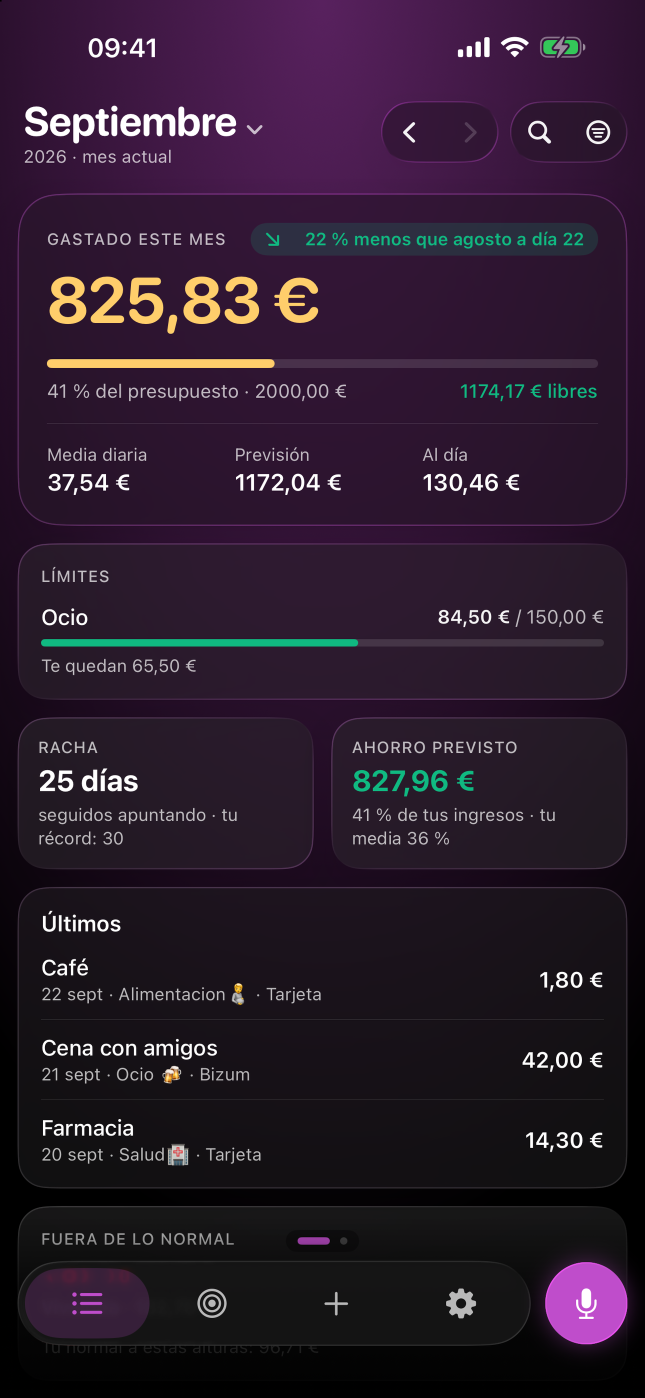
#> input picture marketing/screenshots/input/1_home.png, 1290 x 2796 px (shown at 1/2 size)
$ python componer_captura_voz.py
#> lines starting #> are read from the running program, lines starting #| are printed output that depends on the picture
### scripts/generate_mockups.py
#!/usr/bin/env python3
"""
generate_mockups.py — App Store screenshot mockup generator for Clarity.

Premium 6.7" (1290x2796) mockups in the style of top App Store apps
(Things, Linear, Notion, Duolingo): mesh-gradient background, accent-color
word in the headline, tinted bloom shadow under the device, optional
floating feature callout chip.

Usage:
    python3 scripts/generate_mockups.py
"""

from PIL import Image, ImageDraw, ImageFont, ImageFilter
from pathlib import Path
import math
import random
import sys

# ─── Canvas ───────────────────────────────────────────────────────────
W, H = 1290, 2796

# ─── Device geometry (iPhone 15/16 Pro proportions) ──────────────────
# Real iPhone 15 Pro: 2796x1290 screen, ~10-12px uniform bezel, 55px corner radius
DEVICE_SCREEN_W = 820
DEVICE_SCREEN_H = int(DEVICE_SCREEN_W * (2796 / 1290))
BEZEL = 11
CORNER_OUTER = 68
CORNER_INNER = 58
DEVICE_W = DEVICE_SCREEN_W + BEZEL * 2
DEVICE_H = DEVICE_SCREEN_H + BEZEL * 2

# Dynamic Island — real proportions (~126x37 on 1290-wide screen → scale to our width)
DI_SCALE = DEVICE_SCREEN_W / 1290
DI_W = int(126 * DI_SCALE * 1.55)
DI_H = int(37 * DI_SCALE * 1.55)
DI_RADIUS = DI_H // 2
DI_TOP_OFFSET = int(11 * DI_SCALE * 1.8)

# Buttons
SIDE_BTN_W = 5

# Anchor: leave more room below text, device higher up
DEVICE_X = (W - DEVICE_W) // 2
DEVICE_Y = H - DEVICE_H - 200

SCREEN_X = DEVICE_X + BEZEL
SCREEN_Y = DEVICE_Y + BEZEL

STATUS_BAR_CROP = 130

FONT_PATH = "/System/Library/Fonts/SFNS.ttf"
FONT_ROUNDED_PATH = "/System/Library/Fonts/SFNSRounded.ttf"
EMOJI_FONT_PATH = "/System/Library/Fonts/Apple Color Emoji.ttc"
EMOJI_NATIVE_SIZES = [160, 137, 109, 96, 80, 72, 64, 48, 40, 32]


def render_emoji(emoji: str, target_size: int) -> Image.Image:
    """Render an Apple color emoji at a supported strike size, then scale."""
    font = None
    for size in EMOJI_NATIVE_SIZES:
        try:
            font = ImageFont.truetype(EMOJI_FONT_PATH, size)
            break
        except OSError:
            continue
    if font is None:
        return Image.new("RGBA", (target_size, target_size), (0, 0, 0, 0))
    bb = font.getbbox(emoji)
    w = bb[2] - bb[0] + 20
    h = bb[3] - bb[1] + 20
    layer = Image.new("RGBA", (w, h), (0, 0, 0, 0))
    d = ImageDraw.Draw(layer)
    d.text((-bb[0] + 10, -bb[1] + 10), emoji, font=font, embedded_color=True)
    # Scale keeping aspect
    scale = target_size / max(w, h)
    new_size = (max(int(w * scale), 1), max(int(h * scale), 1))
    return layer.resize(new_size, Image.LANCZOS)


def load_font(size: int, weight: str = "Bold", rounded: bool = False) -> ImageFont.FreeTypeFont:
    path = FONT_ROUNDED_PATH if rounded else FONT_PATH
    font = ImageFont.truetype(path, size)
    try:
        font.set_variation_by_name(weight.encode())
    except Exception:
        pass
    return font


# ─── Paleta Deep Berry (Clarity/UI/Theme/Colors.swift, desde la 2.3.1) ─
# Fondo y brillos en la familia berry; la palabra destacada del titular en
# clarityMango, el único acento cálido de la app (el de la cifra del héroe y
# el botón principal).
PRIMARY = (191, 77, 203)     # clarityPrimary   #BF4DCB (orquídea)
SECONDARY = (218, 141, 226)  # claritySecondary #DA8DE2
ACCENT = (141, 59, 150)      # clarityAccent    #8D3B96
BERRY = (88, 33, 94)         # clarityBerry     #58215E
MANGO = (255, 206, 107)      # clarityMango     #FFCE6B

# ─── Mockup configurations ────────────────────────────────────────────
# `accent`: word(s) inside `headline` that get colored (case-insensitive match)
# `blobs`: list of (x_frac, y_frac, radius, rgb, alpha) for mesh gradient
# `chip`: optional floating feature pill (text, emoji, position anchor)
MOCKUPS = [
    {
        # Compuesta por componer_captura_voz.py: la Home desenfocada con el
        # panel de escucha. Con 1_home.png salía igual que la 04 (#71).
        "input": "4_voice.png",
        "output": "mockup_01_voice.png",
        # La prueba visual del diferenciador: la app escuchando y parseando.
        "headline": "\"20 euros\nen gasolina\"",
        "accent": "gasolina",
        "subtitle": "Por voz o con Siri, sin escribir nada",
        "bg_base": (30, 9, 34),
        "blobs": [
            (0.20, 0.18, 900, PRIMARY, 150),
            (0.85, 0.35, 780, ACCENT, 140),
            (0.50, 0.78, 1100, BERRY, 120),
        ],
        "accent_color": MANGO,
        "shadow_tint": PRIMARY,
    },
    {
        "input": "1_home.png",
        "output": "mockup_04_home.png",
        # Primera captura = el diferenciador (voz + Siri). Ninguna de las apps
        # grandes de gastos lo ofrece y es el motivo nº1 de abandono (#39).
        "headline": "Controla tus gastos\nal instante",
        "accent": "gastos",
        "subtitle": "Una Home que sabe lo que te importa",
        "bg_base": (28, 8, 32),
        "blobs": [
            (0.18, 0.18, 900, PRIMARY, 150),
            (0.85, 0.35, 750, SECONDARY, 90),
            (0.50, 0.75, 1100, BERRY, 120),
        ],
        "accent_color": MANGO,
        "shadow_tint": PRIMARY,
        "chip": {"emoji": "🎙️", "text": "\"20 € en gasolina\"", "side": "left"},
    },
    {
        "input": "2_chart.png",
        "output": "mockup_02_chart.png",
        "headline": "Mira en qué\nse te va el mes",
        "accent": "mes",
        "subtitle": "Toca una barra y ve el dato exacto",
        "bg_base": (24, 8, 32),
        "blobs": [
            (0.22, 0.20, 900, ACCENT, 160),
            (0.82, 0.30, 780, PRIMARY, 120),
            (0.50, 0.78, 1100, BERRY, 120),
        ],
        "accent_color": MANGO,
        "shadow_tint": ACCENT,
        "chip": {"emoji": "📊", "text": "Categorías", "side": "right"},
    },
    {
        "input": "3_goals.png",
        "output": "mockup_03_goals.png",
        "headline": "Ahorra con\nobjetivos claros",
        "accent": "objetivos",
        "subtitle": "Metas, huchas y límites por categoría",
        "bg_base": (30, 9, 30),
        "blobs": [
            (0.20, 0.20, 900, SECONDARY, 110),
            (0.82, 0.32, 780, PRIMARY, 140),
            (0.50, 0.78, 1100, BERRY, 120),
        ],
        "accent_color": MANGO,
        "shadow_tint": PRIMARY,
        "chip": {"emoji": "🐖", "text": "+200 €", "side": "right"},
    },
    {
        "input": "5_siri.png",
        "output": "mockup_05_siri.png",
        "headline": "Sin abrir\nla app",
        "accent": "Sin abrir",
        "subtitle": "Díselo a Siri y listo",
        "bg_base": (24, 8, 32),
        "blobs": [
            (0.22, 0.20, 900, ACCENT, 160),
            (0.82, 0.30, 780, PRIMARY, 120),
            (0.50, 0.78, 1100, BERRY, 120),
        ],
        "accent_color": MANGO,
        "shadow_tint": ACCENT,
        "chip": {"emoji": "✨", "text": "Oye Siri…", "side": "right"},
    },
]


# ─── Background: mesh gradient ────────────────────────────────────────

# [498 lines left out: functions create_mesh_gradient, add_grain, rounded_rect_mask, draw_tinted_shadow, draw_device, draw_headline_with_accent and 3 more, not called in this run]


# Traducciones de los textos de cada mockup. La ficha está en ES e EN, así que
# las capturas también: subir las españolas a la ficha inglesa deja el gancho
# ilegible justo donde más cuenta (#39).
TRANSLATIONS = {
    "en-US": {
        "mockup_04_home.png": {
            "headline": "Your money,\nunder control",
            "accent": "control",
            "subtitle": "A home that knows what matters to you",
            "chip_text": '"20 on petrol"',
        },
        "mockup_02_chart.png": {
            "headline": "See where\nyour month goes",
            "accent": "month",
            "subtitle": "Tap a bar for the exact figure",
            "chip_text": "Categories",
        },
        "mockup_03_goals.png": {
            "headline": "Save with\nclear goals",
            "accent": "goals",
            "subtitle": "Goals, pots and limits per category",
            "chip_text": "+200 €",
        },
        "mockup_01_voice.png": {
            # La compuesta en inglés (componer_captura_voz.py).
            "input": "4_voice_en.png",
            "headline": '"20 euros\non gas"',
            "accent": "gas",
            "subtitle": "By voice or with Siri, nothing to type",
        },
        "mockup_05_siri.png": {
            "headline": "Without\nopening the app",
            "accent": "Without",
            "subtitle": "Just tell Siri",
            "chip_text": "Hey Siri…",
        },
    }
}


# [53 lines left out: functions localized, main, not called in this run]


# [2 lines that do not run on import are left out]

### scripts/componer_captura_voz.py
#!/usr/bin/env python3
"""
componer_captura_voz.py — la captura de "la app escuchando" para la ficha (#71).

El momento exacto en que la app escucha sale mal en una foto estática, y usar
la misma captura de la Home en dos mockups los dejaba iguales en la tienda.
Esto compone, sobre la captura de la Home, el panel de escucha: la Home
desenfocada detrás, la onda de audio, la frase y el gasto ya registrado.

Uso:
    python3 scripts/componer_captura_voz.py
Entrada:  marketing/screenshots/input/1_home.png  (1290x2796)
Salida:   marketing/screenshots/input/4_voice.png y 4_voice_en.png
"""

from pathlib import Path
import sys

from PIL import Image, ImageDraw, ImageFilter

sys.path.insert(0, str(Path(__file__).resolve().parent))
import generate_mockups as g  # load_font y render_emoji

W, H = 1290, 2796
# Paleta Deep Berry de la app (UI/Theme/Colors.swift): la onda y el importe
# en claritySecondary, que sobre el panel oscuro se lee mejor que el orquídea.
ACENTO = (218, 141, 226)   # claritySecondary #DA8DE2
EXITO = (52, 211, 153)     # el verde de «guardado»: semántico, no de marca
VELO = (14, 4, 16, 170)    # sobre la Home desenfocada, hacia clarityBerry
PANEL = (34, 12, 38, 240)  # clarityBerry #58215E muy oscurecido

TEXTOS = {
    "4_voice.png": {
        "estado": "ESCUCHANDO",
        "frase": "«20 euros en gasolina»",
        "nombre": "Gasolina",
        "importe": "20,00 €",
        "guardado": "Guardado en Transporte",
    },
    "4_voice_en.png": {
        "estado": "LISTENING",
        "frase": "“20 euros on gas”",
        "nombre": "Gas",
        "importe": "20,00 €",
        "guardado": "Saved to Transport",
    },
}


def componer(home: Image.Image, t: dict) -> Image.Image:
    lienzo = home.convert("RGBA").resize((W, H), Image.LANCZOS)
    # La Home, detrás y fuera de foco: que se note que es otro momento.
    lienzo = lienzo.filter(ImageFilter.GaussianBlur(radius=22))
    lienzo.alpha_composite(Image.new("RGBA", (W, H), VELO))

    margen = 60
    panel_w, panel_h = W - margen * 2, 1240
    px, py = margen, 1020

    panel = Image.new("RGBA", (W, H), (0, 0, 0, 0))
    ImageDraw.Draw(panel).rounded_rectangle(
        [(px, py), (px + panel_w, py + panel_h)], radius=84,
        fill=PANEL, outline=(255, 255, 255, 50), width=3,
    )
    lienzo.alpha_composite(panel)
    d = ImageDraw.Draw(lienzo)

    def centrado(texto, fuente, y, color):
        bb = fuente.getbbox(texto)
        d.text((px + (panel_w - (bb[2] - bb[0])) // 2, y), texto, fill=color, font=fuente)

    centrado(t["estado"], g.load_font(40, "Semibold"), py + 70, ACENTO + (255,))

    # Onda de audio: alturas fijas para que el resultado sea reproducible.
    alturas = [22, 46, 78, 120, 158, 190, 150, 96, 132, 176, 205, 168,
               124, 88, 142, 184, 146, 102, 64, 38, 92, 138, 84, 44, 26]
    ancho, hueco, escala = 16, 22, 2.0
    total = len(alturas) * ancho + (len(alturas) - 1) * hueco
    x0 = px + (panel_w - total) // 2
    medio = py + 400
    for i, h in enumerate(alturas):
        x = x0 + i * (ancho + hueco)
        lejos = abs(i - len(alturas) / 2) / (len(alturas) / 2)
        alto = int(h * escala)
        d.rounded_rectangle([(x, medio - alto // 2), (x + ancho, medio + alto // 2)],
                            radius=ancho // 2, fill=ACENTO + (int(255 - lejos * 120),))

    centrado(t["frase"], g.load_font(84, "Bold", rounded=True), py + 670, (255, 255, 255, 255))

    # El gasto ya registrado.
    cx, cw, ch = px + 60, panel_w - 120, 210
    cy = py + panel_h - ch - 150
    tarjeta = Image.new("RGBA", (W, H), (0, 0, 0, 0))
    ImageDraw.Draw(tarjeta).rounded_rectangle(
        [(cx, cy), (cx + cw, cy + ch)], radius=56,
        fill=(255, 255, 255, 22), outline=(255, 255, 255, 46), width=2,
    )
    lienzo.alpha_composite(tarjeta)
    emoji = g.render_emoji("⛽", 110)
    lienzo.alpha_composite(emoji, dest=(cx + 50, cy + (ch - emoji.size[1]) // 2))
    d = ImageDraw.Draw(lienzo)
    f_nombre = g.load_font(68, "Semibold", rounded=True)
    d.text((cx + 200, cy + (ch - 80) // 2), t["nombre"], fill=(255, 255, 255, 255), font=f_nombre)
    f_importe = g.load_font(72, "Bold", rounded=True)
    bb = f_importe.getbbox(t["importe"])
    d.text((cx + cw - 56 - (bb[2] - bb[0]), cy + (ch - 84) // 2), t["importe"], fill=ACENTO + (255,), font=f_importe)

    centrado("✓  " + t["guardado"], g.load_font(44, "Medium"), cy + ch + 44, EXITO + (255,))
    return lienzo.convert("RGB")


def main():
    entrada = Path(__file__).resolve().parent.parent / "marketing" / "screenshots" / "input"
    home = Image.open(entrada / "1_home.png")
#> home is the input picture: PIL image 1290x2796 RGB; mean R, G, B 43.5, 28, 44.8
    for nombre, textos in TEXTOS.items():
        componer(home, textos).save(entrada / nombre, "PNG", optimize=True)
        print("->", nombre)
#> this loop made 2 passes
#> pass 1, in componer, `lienzo = lienzo.filter(ImageFilter.GaussianBlur(radius=22))`:
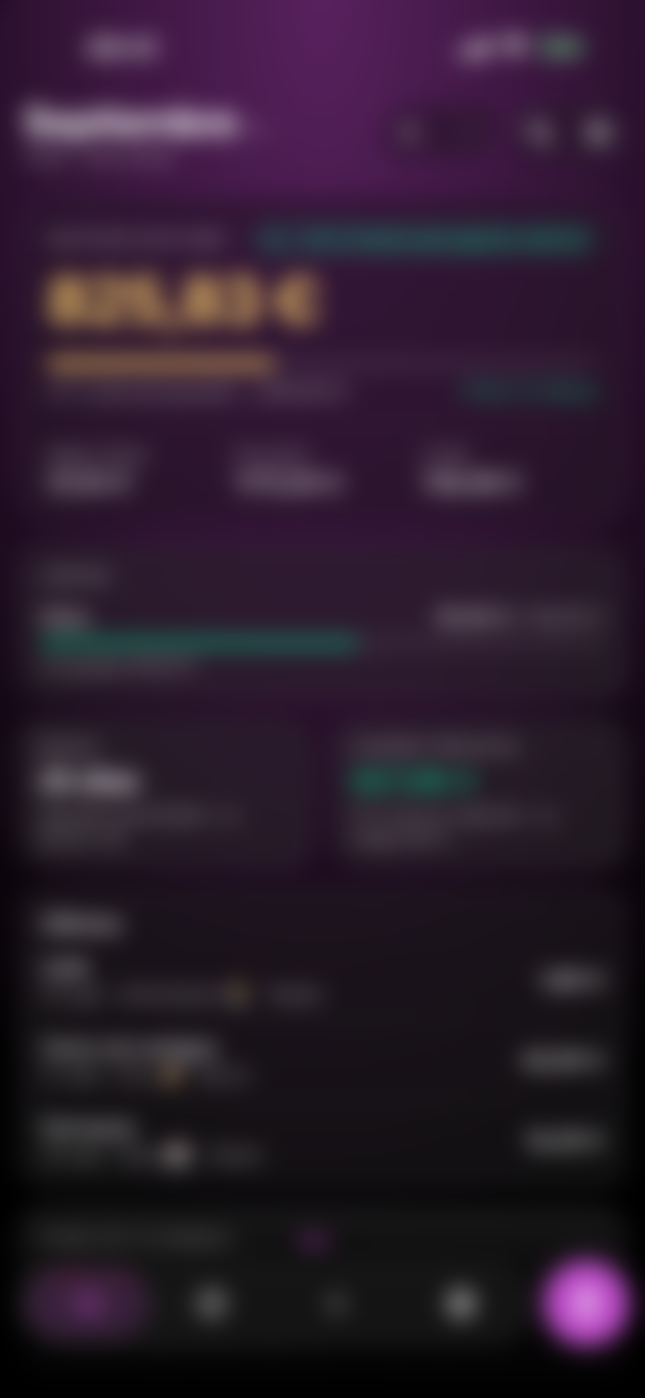
#> lienzo: PIL image 1290x2796 RGBA (shown at 1/2 size); mean R, G, B, A 43.5, 28, 44.8, 255


if __name__ == "__main__":
    main()
